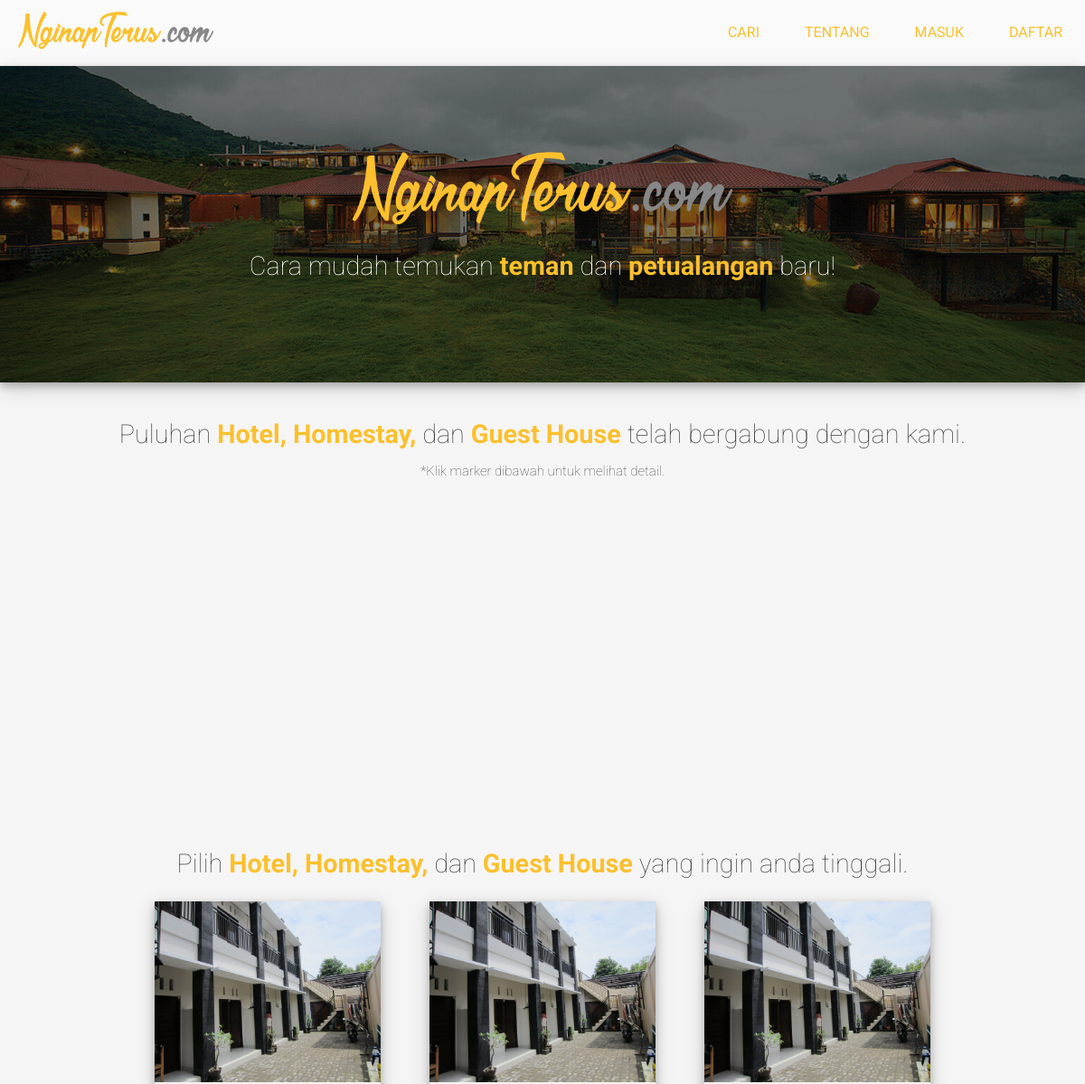
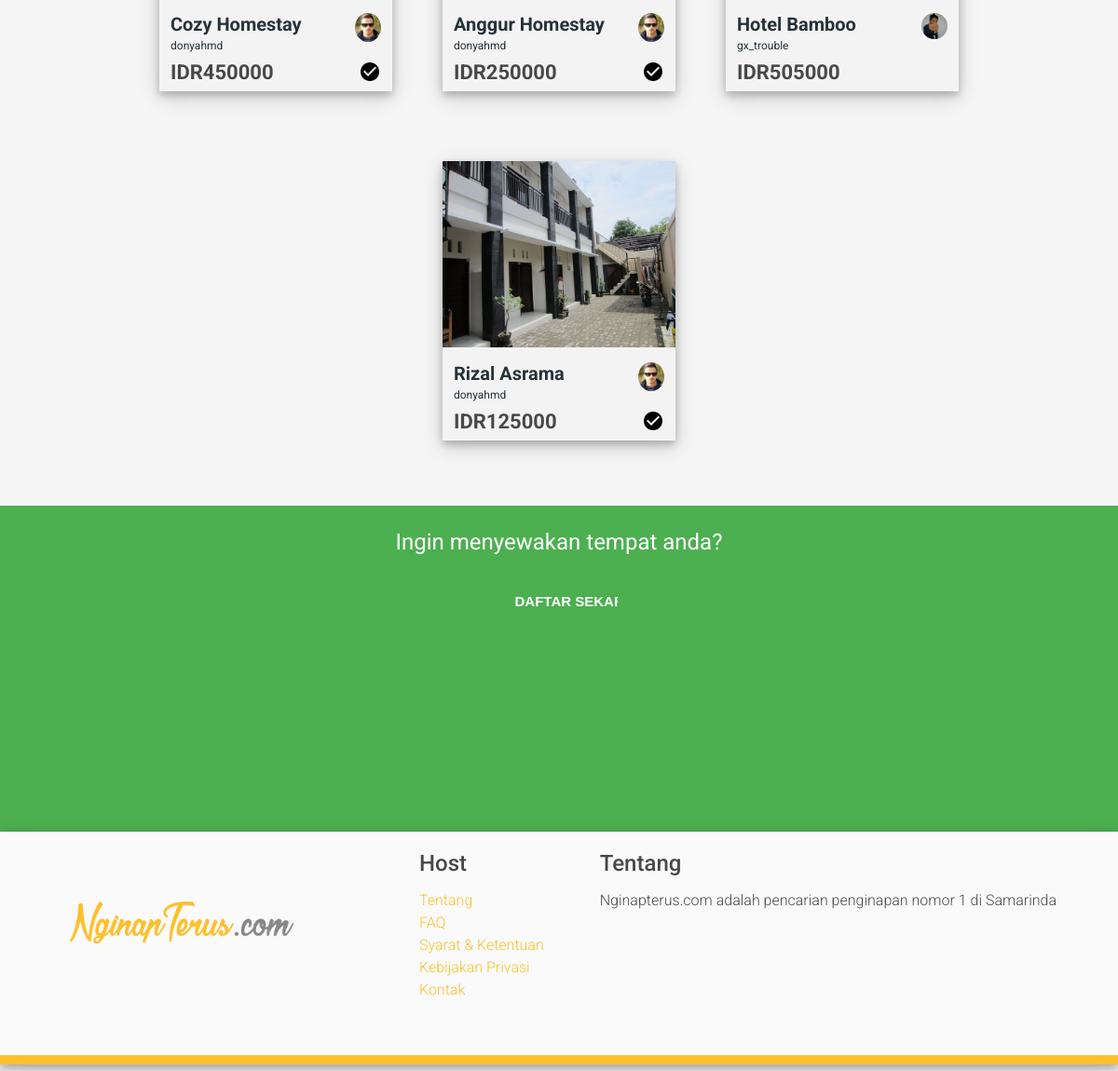
The page / on the database its author committed (2 pictures, top to bottom).
### tables this page shows
CREATE TABLE `tbl_host` (
  `id_host` int(12) NOT NULL,
  `username` varchar(255) NOT NULL,
  `nama_host` varchar(255) NOT NULL,
  `harga_host` int(25) NOT NULL,
  `tgl_publish_host` date NOT NULL,
  `deskripsi_host` text NOT NULL,
  `fasilitas_host` varchar(255) NOT NULL,
  `alamat_host` text NOT NULL,
  `lat` float(10,6) NOT NULL,
  `lng` float(10,6) NOT NULL,
  `tipe_host` varchar(255) NOT NULL,
  `negara_host` varchar(255) NOT NULL,
  `rating` int(12) NOT NULL
);

CREATE TABLE `tbl_akun` (
  `id_akun` int(12) NOT NULL,
  `username` varchar(255) NOT NULL,
  `password` varchar(255) NOT NULL,
  `tgl_buat` date NOT NULL,
  `ip_address` varchar(255) NOT NULL,
  `terakhir_login` timestamp NOT NULL DEFAULT CURRENT_TIMESTAMP ON UPDATE CURRENT_TIMESTAMP
);

CREATE TABLE `tbl_pengguna` (
  `username` varchar(255) NOT NULL,
  `nik_ktp_pengguna` varchar(255) DEFAULT NULL,
  `nama_pengguna` varchar(255) NOT NULL,
  `no_hp` varchar(255) NOT NULL,
  `tempat_lahir` varchar(255) NOT NULL,
  `tgl_lahir` date NOT NULL,
  `alamat` text NOT NULL,
  `pekerjaan` varchar(255) NOT NULL,
  `kewarganegaraan` varchar(255) NOT NULL,
  `foto_ava` varchar(255) DEFAULT NULL,
  `foto_ktp` varchar(255) DEFAULT NULL,
  `verifikasi` int(12) NOT NULL,
  `tgl_dibuat` date NOT NULL,
  `tgl_diedit` date NOT NULL
);

### index.php (the view, shortened to what this page needs)
<?php include('backend/layout/head.php');?>
	<main>
		<section class="landing1">
		<div class="landing1-black">
			<div><center><img src="backend/asset/img/logo.png" class="logo-landing"></center></div>
			<div class="pengenalan"><center>Cara mudah temukan <b class="text-kuning">teman</b> dan <b class="text-kuning">petualangan</b> baru!</center></div>
		</div>
		</section>
		<section>
			<center><div class="pengenalan2">Puluhan <b class="text-kuning">Hotel, Homestay,</b> dan <b class="text-kuning">Guest House</b> telah bergabung dengan kami.</div>
			<p style="font-weight:100;font-size:15px;">*Klik marker dibawah untuk melihat detail.</p>
			</center>
			<div id="map-canvas"></div>
		</section>
		<section class="host-landing-browse">
			<center><div class="pengenalan3">Pilih <b class="text-kuning">Hotel, Homestay,</b> dan <b class="text-kuning">Guest House</b> yang ingin anda tinggali.</div>
			<?php
			$query = "select * from tbl_host inner join tbl_pengguna on tbl_host.username = tbl_pengguna.username INNER join tbl_akun on tbl_pengguna.username = tbl_akun.username limit 4";
			$sql = mysqli_query($koneksi, $query);
				while ($data = mysqli_fetch_array($sql)) {
					$id_host = $data['id_host'];
					$nama_host = $data['nama_host'];
					$harga_host = $data['harga_host'];
					$username = $data['username'];
					$verifikasi = $data['verifikasi'];
					$foto_ava = $data['foto_ava'];
			?>
			<div class="host-landing-detail">
				<a href="host.php?id=<?php echo "$id_host";?>"><img src="user/donyahmd/1/kost.jpg"></a>
				<div class="host-landing-detail-content">
					<a href="host.php?id=<?php echo "$id_host";?>" class="tebal judul"><?php echo "$nama_host";?></a><img class="bulat-kecil" src="user/<?php echo $username."/".$foto_ava;?>">
					<br>
					<a href="#" class="username"><?php echo "$username";?></a>
					<br>
					<div class="tebal harga">IDR<?php echo "$harga_host";?></div>
					<div class="verifikasi">
					<?php
						if ($verifikasi == 1) {
					?>
					<img src="backend/asset/img/verified.png">
					<?php
					}
					?>
					</div>
				</div>
			</div>
			<?php
				}
			?>
		</section>
		<section class="landing-daftar">
			<center>
			<h2>Ingin menyewakan tempat anda?</h2>
			<a href="daftar.php">
			<div class="daftar daftar-landing">
				<input type="submit" name="daftar" value="DAFTAR SEKARANG">
			</div>
			</a>
			</center>
		</section>
	</main>
<?php include('backend/layout/footer.php');?>

### backend/layout/head.php (shortened to what this page needs)
<!DOCTYPE html>
<html>
<head>
	<link rel="stylesheet" href="backend/asset/style.css">
</head>
<body>
<div class="container">
 	<div class="navbar">
 		<a href="/nginapterus"><img class="logo" src="backend/asset/img/logo.png" alt="Official Logo"></a>
 		<ul>
 			<li><a href="cari.php">CARI</a></li>
 			<li><a href="tentang.php">TENTANG</a></li>
 			<?php
 				if(isset($_SESSION['username'])) { ?>
 				<li><a href="beranda.php" class="nav-user"><?php echo $_SESSION['username'];?></a>
 						<li><a href="backend/php/logout.php">Logout</a></li>
 				</li>
			<?php
 				}
 				else { ?>
 				 <li><a href="masuk.php">MASUK</a></li>
 				<li><a href="daftar.php">DAFTAR</a></li>
 			<?php
 				}
 			?>
 		</ul>
 	</div>

### backend/layout/footer.php
	<div class="footer">
		<div>
			<img class="logo" src="backend/asset/img/logo.png">
		</div>
		<div class="footer-content">
			<div class="sec tebal" style="font-size:24px">Host</div>
			<ul>
				<li><a href="#">Tentang</a></li>
				<li><a href="#">FAQ</a></li>
				<li><a href="#">Syarat & Ketentuan</a></li>
				<li><a href="#">Kebijakan Privasi</a></li>
				<li><a href="#">Kontak</a></li>
			</ul>
		</div>
		<div class="footer-content sembunyikan-bila-kecil">
			<div class="sec tebal" style="font-size:24px">Tentang</div>
			<p>Nginapterus.com adalah pencarian penginapan nomor 1 di Samarinda</p>
		</div>
		<div class="footer-copyright text-putih">
		</div>
	</div>
</div>
</body>
</html>

### rows shown on the page
tbl_host: nama_host "Cozy Homestay", username.foto_ava (picture), tbl_akun.username "donyahmd", harga_host "450000"
tbl_host: nama_host "Anggur Homestay", username.foto_ava (picture), tbl_akun.username "donyahmd", harga_host "250000"
tbl_host: nama_host "Hotel Bamboo", username.foto_ava (picture), tbl_akun.username "gx_trouble", harga_host "505000"
tbl_host: nama_host "Rizal Asrama", username.foto_ava (picture), tbl_akun.username "donyahmd", harga_host "125000"
